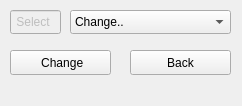
<?xml version="1.0" encoding="UTF-8"?>
<ui version="4.0">
 <class>FormChange</class>
 <widget class="QWidget" name="FormChange">
  <property name="geometry">
   <rect>
    <x>0</x>
    <y>0</y>
    <width>242</width>
    <height>106</height>
   </rect>
  </property>
  <property name="windowTitle">
   <string>Change</string>
  </property>
  <property name="windowIcon">
   <iconset>
    <normalon>:/image/snake.jpeg</normalon>
   </iconset>
  </property>
  <widget class="QLineEdit" name="lineEdit">
   <property name="enabled">
    <bool>false</bool>
   </property>
   <property name="geometry">
    <rect>
     <x>10</x>
     <y>10</y>
     <width>51</width>
     <height>24</height>
    </rect>
   </property>
   <property name="text">
    <string> Select</string>
   </property>
  </widget>
  <widget class="QComboBox" name="select_change">
   <property name="geometry">
    <rect>
     <x>70</x>
     <y>10</y>
     <width>161</width>
     <height>24</height>
    </rect>
   </property>
   <item>
    <property name="text">
     <string>Change..</string>
    </property>
   </item>
   <item>
    <property name="text">
     <string>Rename</string>
    </property>
   </item>
   <item>
    <property name="text">
     <string>Change password</string>
    </property>
   </item>
   <item>
    <property name="text">
     <string>Change Birthday</string>
    </property>
   </item>
   <item>
    <property name="text">
     <string>Change Phone Number</string>
    </property>
   </item>
  </widget>
  <widget class="QPushButton" name="change">
   <property name="geometry">
    <rect>
     <x>10</x>
     <y>50</y>
     <width>101</width>
     <height>25</height>
    </rect>
   </property>
   <property name="text">
    <string> Change</string>
   </property>
  </widget>
  <widget class="QPushButton" name="back">
   <property name="geometry">
    <rect>
     <x>130</x>
     <y>50</y>
     <width>101</width>
     <height>25</height>
    </rect>
   </property>
   <property name="text">
    <string>Back</string>
   </property>
  </widget>
 </widget>
 <resources/>
 <connections/>
</ui>
